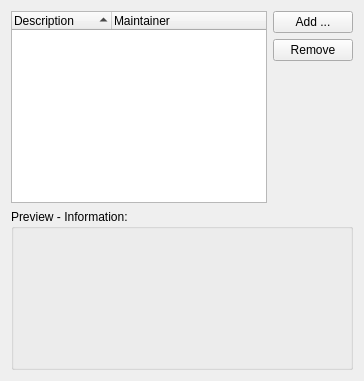
           <widget class="QWidget" name="tab_4">
            <attribute name="title">
             <string>Card Deck</string>
            </attribute>
            <layout class="QGridLayout" name="gridLayout_14">
             <item row="1" column="0" colspan="2">
              <widget class="QGroupBox" name="groupBox_14">
               <property name="title">
                <string>Preview - Information:</string>
               </property>
               <layout class="QGridLayout" name="gridLayout_16">
                <item row="0" column="0">
                 <widget class="QLabel" name="label_cardDeckStylePreview">
                  <property name="minimumSize">
                   <size>
                    <width>160</width>
                    <height>120</height>
                   </size>
                  </property>
                  <property name="maximumSize">
                   <size>
                    <width>160</width>
                    <height>120</height>
                   </size>
                  </property>
                  <property name="text">
                   <string/>
                  </property>
                 </widget>
                </item>
                <item row="0" column="1">
                 <widget class="QLabel" name="label_cardDeckStyleInfo">
                  <property name="text">
                   <string/>
                  </property>
                  <property name="textFormat">
                   <enum>Qt::RichText</enum>
                  </property>
                  <property name="alignment">
                   <set>Qt::AlignLeading|Qt::AlignLeft|Qt::AlignTop</set>
                  </property>
                 </widget>
                </item>
               </layout>
              </widget>
             </item>
             <item row="0" column="1">
              <layout class="QVBoxLayout" name="verticalLayout_2">
               <item>
                <widget class="QPushButton" name="pushButton_addCardDeckStyle">
                 <property name="text">
                  <string>Add ...</string>
                 </property>
                </widget>
               </item>
               <item>
                <widget class="QPushButton" name="pushButton_removeCardDeckStyle">
                 <property name="text">
                  <string>Remove</string>
                 </property>
                </widget>
               </item>
               <item>
                <spacer name="verticalSpacer_333">
                 <property name="orientation">
                  <enum>Qt::Vertical</enum>
                 </property>
                 <property name="sizeHint" stdset="0">
                  <size>
                   <width>20</width>
                   <height>17</height>
                  </size>
                 </property>
                </spacer>
               </item>
              </layout>
             </item>
             <item row="0" column="0">
              <widget class="QTreeWidget" name="treeWidget_cardDeckStyles">
               <property name="indentation">
                <number>5</number>
               </property>
               <property name="rootIsDecorated">
                <bool>false</bool>
               </property>
               <property name="itemsExpandable">
                <bool>false</bool>
               </property>
               <property name="sortingEnabled">
                <bool>true</bool>
               </property>
               <property name="allColumnsShowFocus">
                <bool>true</bool>
               </property>
               <attribute name="headerShowSortIndicator" stdset="0">
                <bool>true</bool>
               </attribute>
               <column>
                <property name="text">
                 <string>Description</string>
                </property>
               </column>
               <column>
                <property name="text">
                 <string>Maintainer</string>
                </property>
               </column>
              </widget>
             </item>
            </layout>
           </widget>
